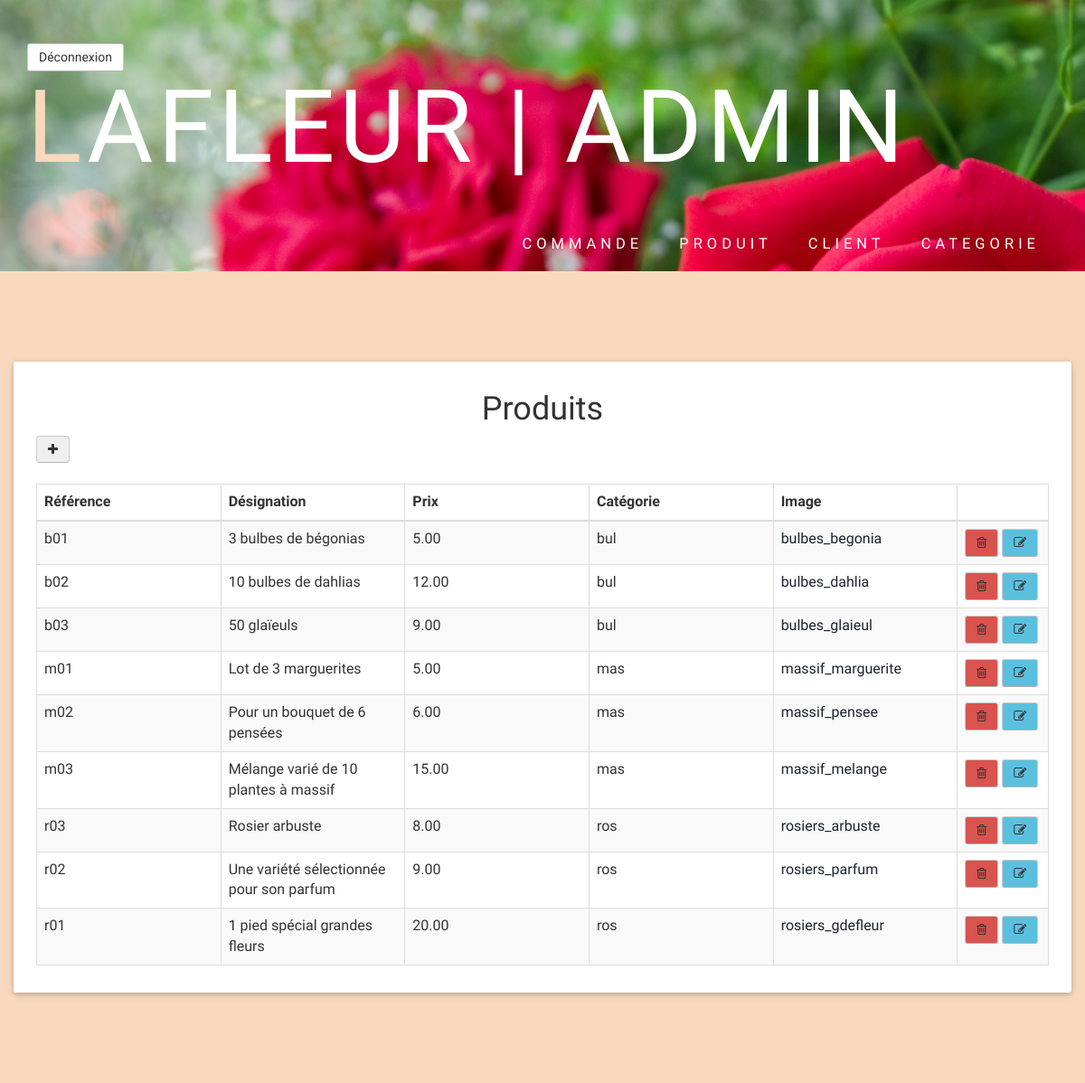
The page /admin/view_produit.php (signed in) on the database as committed earlier.
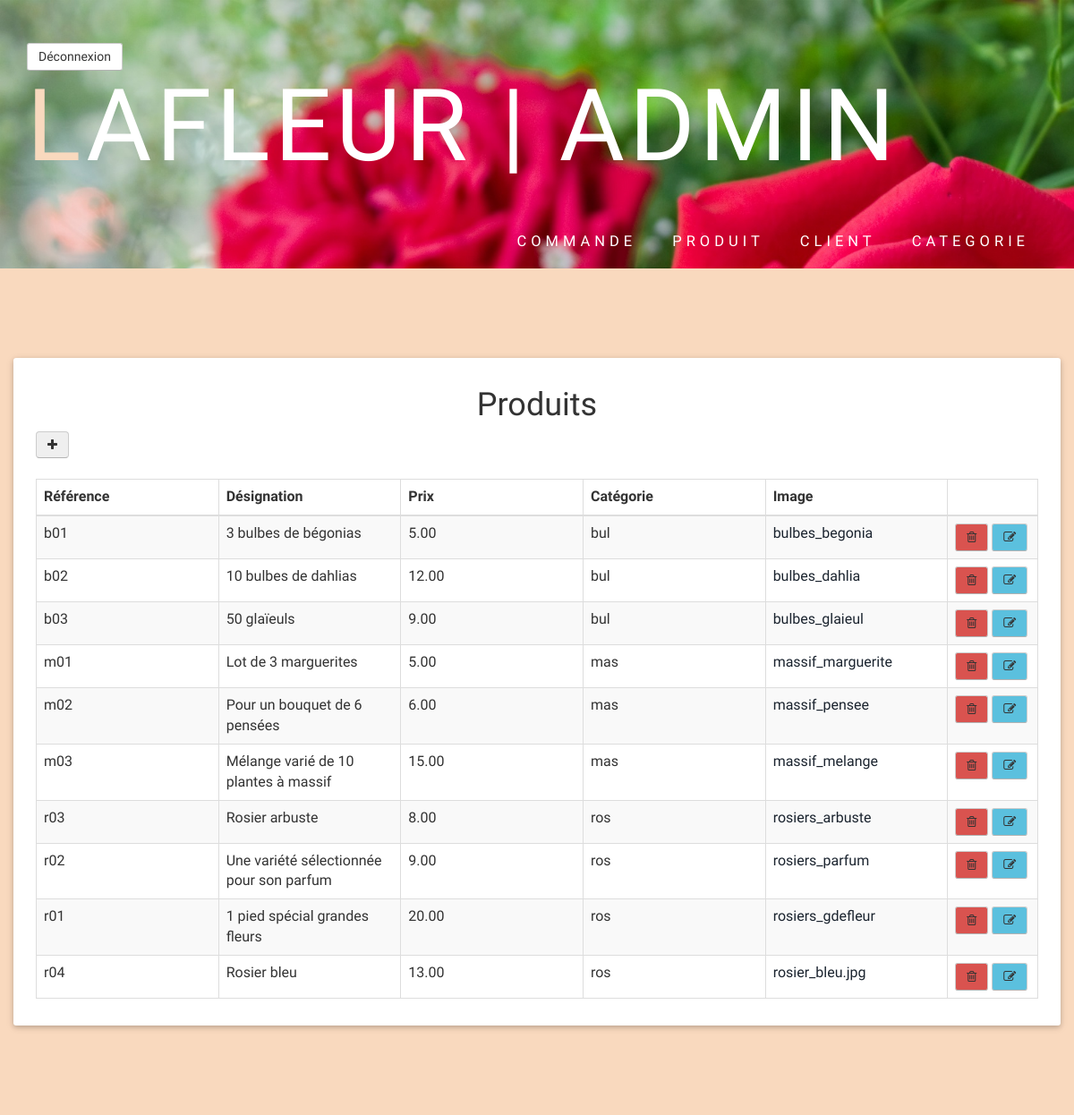
The same page on the database as committed later.
### tables this page shows
CREATE TABLE IF NOT EXISTS `produit` (
  `pdt_ref` char(3) NOT NULL DEFAULT '',
  `pdt_designation` varchar(50) NOT NULL DEFAULT '',
  `pdt_prix` decimal(5,2) NOT NULL DEFAULT '0.00',
  `pdt_image` varchar(50) NOT NULL DEFAULT '',
  `pdt_categorie` char(3) NOT NULL DEFAULT '',
  PRIMARY KEY (`pdt_ref`),
  KEY `FK1` (`pdt_categorie`)
);

### admin/view_produit.php (the view, shortened to what this page needs)
<?php
include 'header.php';
include 'connect.php';
?>
<body>
    <div class="container">
        <div class="row">
            <div class="box ">
                <div class="info">
                    <div class="table-scrol">
                        <div class="table-scrol">
                            <h1 align="center">Produits</h1>
                            <button class="btn btn-sucess" data-target="#createproduct" data-toggle="modal" ><i class="fa fa-plus"></i></button>
                            <div class="table-responsive">
                                <table class="table table-bordered table-hover table-striped" style="table-layout: fixed">
                                    <thead>
                                        <tr>
                                            <th>Référence</th>
                                            <th>Désignation</th>
                                            <th>Prix</th>
                                            <th>Catégorie</th>
                                            <th>Image</th>
                                            <th style="width:9%" ></th>
                                        </tr>
                                    </thead>
                                    <?php
                                    $reponse = $bdd->query("SELECT * FROM produit");
                                    while ($donnees = $reponse->fetch()) {
                                        ?>
                                        <tr>
                                            <td><?= $donnees["pdt_ref"] ?></td>
                                            <td><?= $donnees["pdt_designation"] ?></td>
                                            <td><?= $donnees["pdt_prix"] ?></td>
                                            <td><?= $donnees["pdt_categorie"] ?></td>
                                            <td><a class="color7" target="_blank" href="../images/<?= $donnees["pdt_image"] ?>"><?= $donnees["pdt_image"] ?></a></td>
                                            <td> <button class="btn btn-danger btn-sm"  onclick="window.location.href = 'deleteProduct.php?id=<?= $donnees["pdt_ref"] ?>'" data-toggle="modal"><i class="fa fa-trash-o"></i></button>
                                                <button class="btn btn-info btn-sm" data-target="#modifyProduct<?= $donnees["pdt_ref"] ?>" data-toggle="modal" ><i class="fa fa-edit"></i></button>	  </td>
                                        </tr>
                                    <?php } ?>
                                </table>
                            </div>
                        </div>
                    </div>
                </div>
            </div>
        </div>
</body>
</html>

### admin/header.php (shortened to what this page needs)
<!DOCTYPE HTML>
<html style="background-color:rgb(249, 217, 190)">
    <head>
        <link href="../css/bootstrap.css" rel='stylesheet' type='text/css' />
        <link href="../css/style.css" rel='stylesheet' type='text/css' />
        <link href="../css/megamenu.css" rel="stylesheet" type="text/css" media="all" />
        <link href="//maxcdn.bootstrapcdn.com/font-awesome/4.1.0/css/font-awesome.min.css" rel="stylesheet">
    </head>
    <body style="background-color:rgb(249, 217, 190)">
        <header>
            <div class="banner">
                <div class="container">
                    <div class="header_bottom">
                        <form action="../logout.php">
                            <button type="submit" class="btn btn-default btn-sm">
                                <span class="fas fa-sign-out-alt"></span> Déconnexion
                            </button>
                        </form>
                        <div class="logo">
                            <h1><a href="./"><span class="m_1">L</span>AFLEUR | ADMIN</a></h1>
                        </div>
                        <div class="menu">
                            <ul class="megamenu skyblue">
                                <li><a class="color7" href="view_commande.php">Commande</a></li>
                                <li><a class="color7" href="view_produit.php">Produit</a></li>
                                <li><a class="color7" href="view_client.php">Client</a></li>
                                <li><a class="color7" href="view_category.php">Categorie</a></li>
                            </ul>
                        </div>
                    </div>
                </div>
            </div>
        </header>

### css/style.css (style rules this page uses)
h4, h5, h6, h1, h2, h3 { margin-top: 0; }
ul, ol { margin: 0; }
html, body { font-family: 'PT Sans Narrow', sans-serif; font-size: 100%; background:#fff; }
body a { transition:0.5s all; -webkit-transition:0.5s all; -moz-transition:0.5s all; -o-transition:0.5s all; -ms-transition:0.5s all; }
.banner { background: url(../images/3.jpg) no-repeat center top; background-size: cover; -webkit-background-size: cover; -moz-background-size: cover; -o-background-size: cover; min-height: 300px; padding-top:1em; }
.header_bottom { padding: 2em 0; }
.logo h1 { font-size:7em; text-transform: uppercase; margin-bottom: 0; font-family: 'Dorsa', sans-serif; letter-spacing: 5px; }
span.m_1 { color:#F9D9BE; }
.logo { float:left; }
.logo h1 a { color:#fff; }
.menu { float:right; margin: 3em 0 0 0; }
.btn { display: inline-block; padding: 4px 12px; margin-bottom: 0; font-size: 14px; text-align: center; vertical-align: middle; cursor: pointer; color: #333; border: 1px solid #ccc; border-bottom-color: #b3b3b3; }
.box { border-radius: 3px; box-shadow: 0 2px 5px 0 rgba(0, 0, 0, 0.16), 0 2px 10px 0 rgba(0, 0, 0, 0.12); padding: 10px 25px; display: block; margin-top: 60px; background-color: white; margin: 100px auto; }

### css/megamenu.css (style rules this page uses)
.megamenu { margin-bottom:0px;padding:0;width:100%;list-style:none;display:inline-block;position:relative;font-size:15px }
.megamenu li { margin-bottom:-5px;display:inline }
.megamenu>li>a { float:left;padding:8px 20px;text-decoration:none;text-transform:capitalize;font-size:1.1em; -webkit-transition: all 0.3s ease-in-out;text-transform:uppercase; -moz-transition: all 0.3s ease-in-out; -o-transition: all 0.3s ease-in-out; transition: all 0.3s ease-in-out; color:#fff; letter-spacing:5px; font-weight:400; }

Rows that differ between the two databases and show on the page:
added produit: pdt_ref "r04", pdt_designation "Rosier bleu", pdt_prix "13.00", pdt_categorie "ros", pdt_image "rosier_bleu.jpg"
